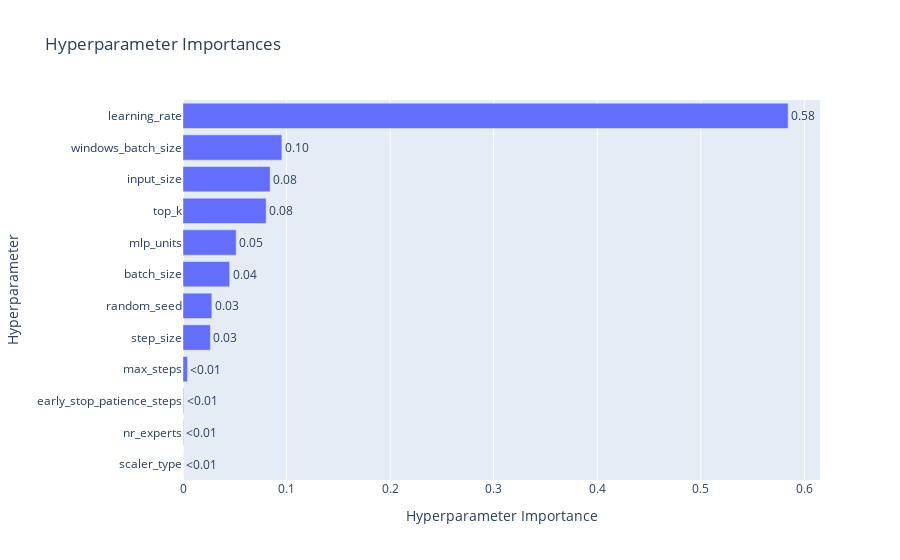

Notebook cell for this chart:
### Code cell
# study = optuna.load_study(
#         study_name="nbeatsmoe_m3_Monthly_24",
#         storage="sqlite:///c:/Users/ricar/mixture_of_experts_time_series/db/study_nbeats_blcs.db",
#     )
import warnings
warnings.filterwarnings("ignore")

# print all study names
studies = optuna.get_all_study_summaries(
    storage="sqlite:///c:/Users/ricar/mixture_of_experts_time_series/db/study_nbeats_blcs.db"
)

for study in studies:
    # load study
    print(study.study_name)
    study = optuna.load_study(
        study_name=study.study_name,
        storage="sqlite:///c:/Users/ricar/mixture_of_experts_time_series/db/study_nbeats_blcs.db",
    )
    plot_param_importances(study).show()
    if "nbeatsmoe" in study.study_name:
        plot_contour(study, params=["top_k", "nr_experts"]).show()

# plot_optimization_history(study)
# plot_param_importances(study)
# print best params
# print(study.best_params)
# plot_rank(study, params=["nr_experts", "top_k"])
# plot_timeline(study)
# plot_contour(study, params=["nr_experts", "top_k"])
# plot_contour(study, params=["nr_experts", "mlp_units"])
# plot_contour(study, params=["top_k", "nr_experts"])
# plot_slice(study, params=["nr_experts", "top_k", "mlp_units"])

### Figure 1 — Plotly figure (JSON) as saved in the notebook; plotly's stock layout.template omitted (floating-point values rounded to 4 significant figures)
{"data": [{"cliponaxis": false, "hovertemplate": ["scaler_type (CategoricalDistribution): 0.0<extra></extra>", "nr_experts (CategoricalDistribution): 0.00033006787387737256<extra></extra>", "early_stop_patience_steps (CategoricalDistribution): 0.0005648096278133982<extra></extra>", "max_steps (CategoricalDistribution): 0.004268067444746707<extra></extra>", "step_size (CategoricalDistribution): 0.026447808419749474<extra></extra>", "random_seed (IntDistribution): 0.027839050721579727<extra></extra>", "batch_size (CategoricalDistribution): 0.04499529177785753<extra></extra>", "mlp_units (CategoricalDistribution): 0.05132642013516624<extra></extra>", "top_k (CategoricalDistribution): 0.08027808969170155<extra></extra>", "input_size (CategoricalDistribution): 0.08414418461754324<extra></extra>", "windows_batch_size (CategoricalDistribution): 0.09546180778720735<extra></extra>", "learning_rate (FloatDistribution): 0.5843444019027574<extra></extra>"], "name": "Objective Value", "orientation": "h", "text": ["<0.01", "<0.01", "<0.01", "<0.01", "0.03", "0.03", "0.04", "0.05", "0.08", "0.08", "0.10", "0.58"], "textposition": "outside", "type": "bar", "x": [0, 0.0003301, 0.0005648, 0.004268, 0.02645, 0.02784, 0.045, 0.05133, 0.08028, 0.08414, 0.09546, 0.5843], "y": ["scaler_type", "nr_experts", "early_stop_patience_steps", "max_steps", "step_size", "random_seed", "batch_size", "mlp_units", "top_k", "input_size", "windows_batch_size", "learning_rate"]}], "layout": {"title": {"text": "Hyperparameter Importances"}, "xaxis": {"title": {"text": "Hyperparameter Importance"}}, "yaxis": {"title": {"text": "Hyperparameter"}}}}
